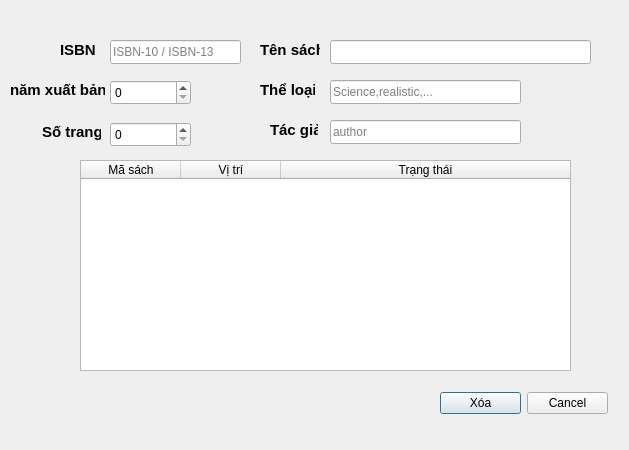
<?xml version="1.0" encoding="UTF-8"?>
<ui version="4.0">
 <class>Xoa_dau_sach</class>
 <widget class="QDialog" name="Xoa_dau_sach">
  <property name="geometry">
   <rect>
    <x>0</x>
    <y>0</y>
    <width>629</width>
    <height>450</height>
   </rect>
  </property>
  <property name="windowTitle">
   <string>Dialog</string>
  </property>
  <widget class="QLabel" name="label_isbn">
   <property name="geometry">
    <rect>
     <x>60</x>
     <y>40</y>
     <width>39</width>
     <height>20</height>
    </rect>
   </property>
   <property name="styleSheet">
    <string notr="true">font-size: 15px;color:black;font-weight:700;
</string>
   </property>
   <property name="text">
    <string>ISBN </string>
   </property>
  </widget>
  <widget class="QLabel" name="label_tensach">
   <property name="geometry">
    <rect>
     <x>260</x>
     <y>40</y>
     <width>60</width>
     <height>20</height>
    </rect>
   </property>
   <property name="styleSheet">
    <string notr="true">font-size: 15px;color:black;font-weight:700;</string>
   </property>
   <property name="text">
    <string>Tên sách</string>
   </property>
  </widget>
  <widget class="QLineEdit" name="lineEdit_tacgia_2">
   <property name="geometry">
    <rect>
     <x>330</x>
     <y>120</y>
     <width>191</width>
     <height>24</height>
    </rect>
   </property>
   <property name="placeholderText">
    <string>author</string>
   </property>
  </widget>
  <widget class="QTableWidget" name="tableWidget_danhmucsach_2">
   <property name="geometry">
    <rect>
     <x>80</x>
     <y>160</y>
     <width>491</width>
     <height>211</height>
    </rect>
   </property>
   <property name="editTriggers">
    <set>QAbstractItemView::EditTrigger::NoEditTriggers</set>
   </property>
   <attribute name="horizontalHeaderStretchLastSection">
    <bool>true</bool>
   </attribute>
   <column>
    <property name="text">
     <string>Mã sách</string>
    </property>
   </column>
   <column>
    <property name="text">
     <string>Vị trí</string>
    </property>
   </column>
   <column>
    <property name="text">
     <string>Trạng thái</string>
    </property>
   </column>
  </widget>
  <widget class="QLineEdit" name="lineEdit_ISBN_2">
   <property name="geometry">
    <rect>
     <x>110</x>
     <y>40</y>
     <width>131</width>
     <height>24</height>
    </rect>
   </property>
   <property name="maxLength">
    <number>17</number>
   </property>
   <property name="placeholderText">
    <string>ISBN-10 / ISBN-13</string>
   </property>
  </widget>
  <widget class="QSpinBox" name="spinBox_namsb_2">
   <property name="geometry">
    <rect>
     <x>110</x>
     <y>80</y>
     <width>81</width>
     <height>25</height>
    </rect>
   </property>
   <property name="maximum">
    <number>10000</number>
   </property>
  </widget>
  <widget class="QLabel" name="label_theloai">
   <property name="geometry">
    <rect>
     <x>260</x>
     <y>80</y>
     <width>55</width>
     <height>20</height>
    </rect>
   </property>
   <property name="styleSheet">
    <string notr="true">font-size: 15px;color:black;font-weight:700;</string>
   </property>
   <property name="text">
    <string>Thể loại</string>
   </property>
  </widget>
  <widget class="QSpinBox" name="spinBox_sotrang_2">
   <property name="geometry">
    <rect>
     <x>110</x>
     <y>122</y>
     <width>81</width>
     <height>25</height>
    </rect>
   </property>
   <property name="maximum">
    <number>100000</number>
   </property>
  </widget>
  <widget class="QLabel" name="label_sotrang">
   <property name="geometry">
    <rect>
     <x>42</x>
     <y>122</y>
     <width>59</width>
     <height>20</height>
    </rect>
   </property>
   <property name="styleSheet">
    <string notr="true">font-size: 15px;color:black;font-weight:700;</string>
   </property>
   <property name="text">
    <string>Số trang</string>
   </property>
  </widget>
  <widget class="QLineEdit" name="lineEdit_theloai_2">
   <property name="geometry">
    <rect>
     <x>330</x>
     <y>80</y>
     <width>191</width>
     <height>24</height>
    </rect>
   </property>
   <property name="placeholderText">
    <string>Science,realistic,...</string>
   </property>
  </widget>
  <widget class="QLineEdit" name="lineEdit_tensach_2">
   <property name="geometry">
    <rect>
     <x>330</x>
     <y>40</y>
     <width>261</width>
     <height>24</height>
    </rect>
   </property>
  </widget>
  <widget class="QWidget" name="layoutWidget">
   <property name="geometry">
    <rect>
     <x>440</x>
     <y>390</y>
     <width>168</width>
     <height>26</height>
    </rect>
   </property>
   <layout class="QHBoxLayout" name="horizontalLayout_2">
    <item>
     <widget class="QPushButton" name="pushButton_XoaDauSacg">
      <property name="text">
       <string>Xóa</string>
      </property>
     </widget>
    </item>
    <item>
     <widget class="QPushButton" name="pushButton_cancel_2">
      <property name="text">
       <string>Cancel</string>
      </property>
     </widget>
    </item>
   </layout>
  </widget>
  <widget class="QLabel" name="label_namxb">
   <property name="geometry">
    <rect>
     <x>10</x>
     <y>80</y>
     <width>95</width>
     <height>20</height>
    </rect>
   </property>
   <property name="styleSheet">
    <string notr="true">font-size: 15px;color:black;font-weight:700;</string>
   </property>
   <property name="text">
    <string>năm xuất bản</string>
   </property>
  </widget>
  <widget class="QLabel" name="label_tacgia">
   <property name="geometry">
    <rect>
     <x>270</x>
     <y>120</y>
     <width>48</width>
     <height>20</height>
    </rect>
   </property>
   <property name="styleSheet">
    <string notr="true">font-size: 15px;color:black;font-weight:700;</string>
   </property>
   <property name="text">
    <string>Tác giả</string>
   </property>
  </widget>
 </widget>
 <resources/>
 <connections/>
</ui>
